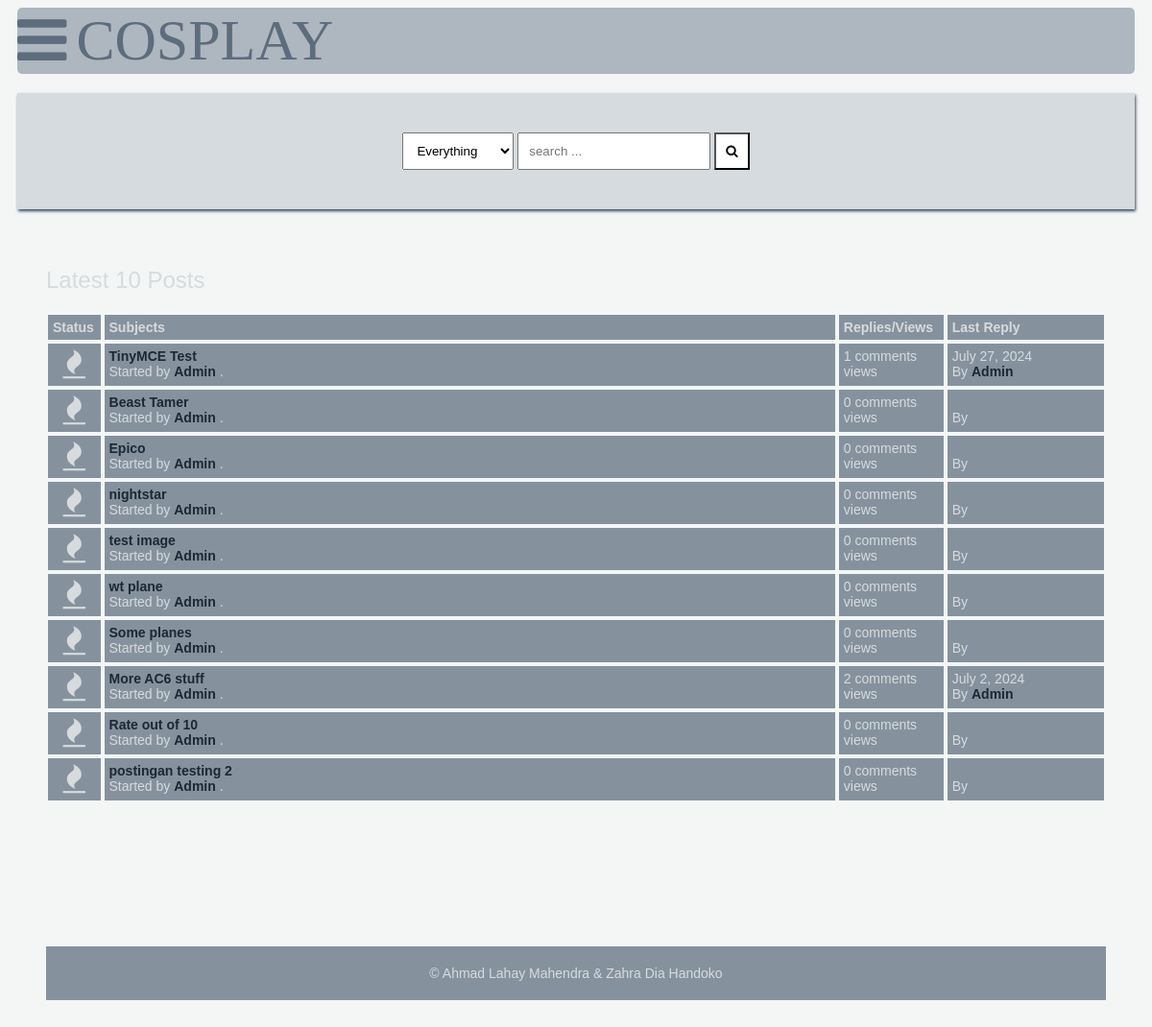
Page /latest_posts on the committed database.
### main/models.py (models this page shows, shortened)
class Post(models.Model):
    title = models.CharField(max_length=400) #Title of the Post
    slug = models.SlugField(max_length=400, unique=True, blank=True) #URL version of the Post
    user = models.ForeignKey(Author, on_delete=models.CASCADE) #Link to Author model
    content = HTMLField() #HTML field for the Post's content
    image = models.ImageField(upload_to='post_images', blank=True, null=True) #Image upload function
    categories = models.ManyToManyField(Category) #Many-to-many relationship with Category
    date = models.DateTimeField(auto_now_add=True) #Date Post was created
    approved = models.BooleanField(default=False) #Post approved status (Default = False)
    hit_count_generic = GenericRelation(HitCount, object_id_field='object_pk',
        related_query_name='hit_count_generic_relation'
    ) #Generic relation for Hitcount (Views)
    tags = TaggableManager() #Taggable manager for Tags
    comments = models.ManyToManyField(Comment, blank=True) #Many-to-many relationship with comments
    closed = models.BooleanField(default=False) #Open or closed status of the Post (Default = False)
    state = models.CharField(max_length=40, default="zero") #State of the Post
    def get_url(self):
        return reverse("detail", kwargs={
            "slug":self.slug
        })
    class Meta:
        indexes = [
            models.Index(fields=['date']),
            models.Index(fields=['slug']),
        ]
    @property
    def num_comments(self):
        return self.comments.count()
    @property
    def last_reply(self):
        return self.comments.order_by('-date').first()

class Author(models.Model):
    user = models.ForeignKey(User, on_delete=models.CASCADE) #Link to user model
    email = models.EmailField(max_length=254, blank=True, null=False) #Email address of the user/author)
    fullname = models.CharField(max_length=40, blank=True) #Full name of the user/author
    slug = models.SlugField(max_length=400, unique=True, blank=True) #URL version of the name
    bio = HTMLField() #HTML field for author's bio
    points = models.IntegerField(default=0) #Points the author has received
    profile_pic = ResizedImageField(size=[50, 80], quality=100, upload_to="authors", default=None, null=True, blank=True) #Profile image

class Comment(models.Model):
    user = models.ForeignKey(Author, on_delete=models.CASCADE) #Link to Author model
    content = models.TextField() #Textfield for Comment content
    date = models.DateTimeField(auto_now_add=True) #Date comment was created
    replies = models.ManyToManyField(Reply, blank=True) #Many-to-many relationship with Reply

### main/views.py (the view)
# urls.py: path("latest_posts", latest_posts, name="latest_posts"), #URL pattern for the latest_posts view
def latest_posts(request):
    posts = Post.objects.all().filter(approved=True).order_by('-date')[:10] #Get the 10 latest approved Posts
    context = {
        "posts":posts,
        "title": "COSPLAY: Latest 10 Posts"
    } #Context to be passed to the template
    return render(request, "latest-posts.html", context) #Render the latest Posts view with the context

### main/context_processors.py (called while the page is built, shortened)
def searchFunction(request):
    search_context = {}  #Initialize an empty dictionary for the search context
    posts = Post.objects.all()  #Retrieve all posts from the database
    return search_context  #Return the search context

### templates/latest-posts.html
{% extends 'base.html' %}
{% load hitcount_tags %}
{% block content %}
    <div class="container">
        <div class="navigate">
            <span>Latest 10 Posts</span>
        </div>
        <div class="posts-table">
            <div class="table-head">
                <div class="status">Status</div>
                <div class="subjects">Subjects</div>
                <div class="replies">Replies/Views</div>
                <div class="last-reply">Last Reply</div>
            </div>
            {% for post in posts %}
            <div class="table-row">
                <div class="status"><i class="fa fa-fire"></i></div>
                <div class="subjects">
                    <a href="{{post.get_url}}">{{post.title}}</a>
                    <br>
                    <span>Started by <b><a href="">{{post.user.user|title}}</a></b> .</span>
                </div>
                <div class="replies">
                    {{post.num_comments}} comments <br> {% get_hit_count for post %} views
                </div>
                <div class="last-reply">
                    {{post.last_reply.date|date}}
                    <br>By <b><a href="">{{post.last_reply.user.user|title}}</a></b>
                </div>
            </div>
            {% endfor %}
        </div>
    {% endblock content %}

### static/css/style.css (style rules this page uses)
* { box-sizing: border-box; }
html { font-size: 14px; font-family: 'Titillium Web', sans-serif; background-color:#F4F6F6; color:#D7DBDD; }
a { color:#1c2833; font-weight: bolder; text-decoration: none; }
.container { margin: 20px; padding: 20px; }
.table-head { display: flex; }
.table-head div { padding: 5px; margin: 2px; background-color: #85929E; font-weight: bold; }
.table-head .status { flex: 5%; }
.table-head .subjects { flex: 70%; }
.table-head .replies { flex: 10%; }
.table-head .last-reply { flex: 15%; }
.table-row { display: flex; }
.table-row .status, .table-row .subjects, .table-row .replies, .table-row .last-reply { padding: 5px; margin: 2px; background-color: #85929E; }
.table-row .status { flex: 5%; font-size: 30px; text-align: center; }
.table-row .subjects { flex: 70%; }
.table-row .replies { flex: 10%; }
.table-row .last-reply { flex: 15%; }
.navigate { margin-block: 20px; font-weight: lighter; font-size: 24px; }

### rows in the picture
Post: title "TinyMCE Test", user.user "Admin", num_comments "1", last_reply "July 27, 2024", last_reply.user.user "Admin"
Post: title "Beast Tamer", user.user "Admin", num_comments "0"
Post: title "Epico", user.user "Admin", num_comments "0"
Post: title "nightstar", user.user "Admin", num_comments "0"
Post: title "test image", user.user "Admin", num_comments "0"
Post: title "wt plane", user.user "Admin", num_comments "0"
Post: title "Some planes", user.user "Admin", num_comments "0"
Post: title "More AC6 stuff", user.user "Admin", num_comments "2", last_reply "July 2, 2024", last_reply.user.user "Admin"
Post: title "Rate out of 10", user.user "Admin", num_comments "0"
Post: title "postingan testing 2", user.user "Admin", num_comments "0"
